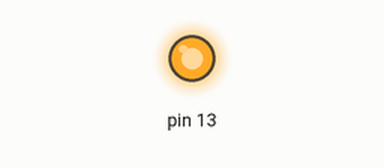
Recording of a sketch running on a simulated Arduino Uno, built with avr-gcc and run on an emulated ATmega328P. On the bench: output pins drawn as LEDs (lit = HIGH).

Above: at 0.1 s.
Timing chart, 0 to 1.6 s (numbered marks = the images above):
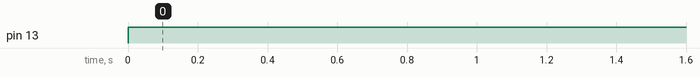

Measured:
- by itself, pin 13: LOW → HIGH at 0.00 s

The sketch:

Q1.ino
```cpp
void setup() {
  // put your setup code here, to run once:
  pinMode(13, OUTPUT);
}

void loop() {
  // put your main code here, to run repeatedly:
  digitalWrite(13,1 );
  delay(100);

}
```
